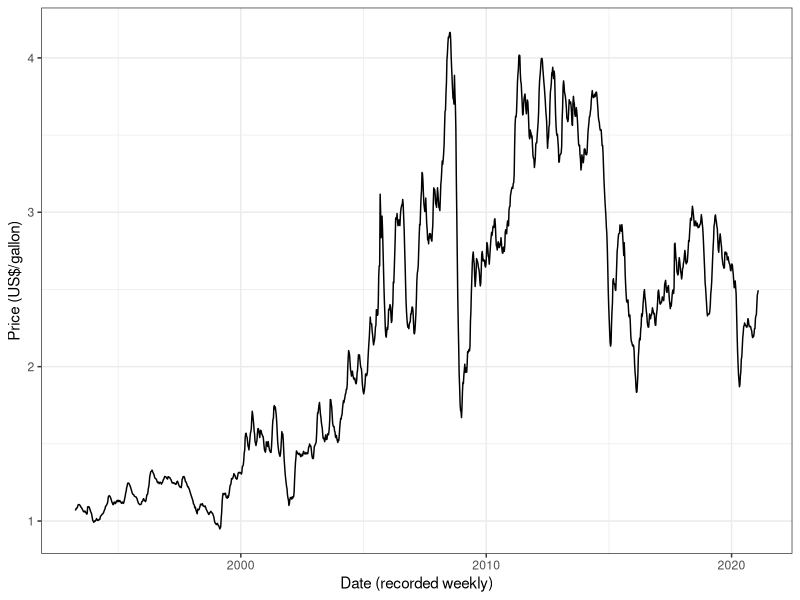

Recreate this plot in R.
## ---- chunk 1
library(tidyr)
library(dplyr)
library(ggplot2)
library(lubridate)

D<-(read.csv("Data/Weekly_Retail_Gasoline_and_Diesel_Prices.csv",skip=6)
  %>% data.frame()   
)
colnames(D)<-c("Week","Price")

D<-D %>% mutate(Week = mdy(Week)) %>% arrange(Week) %>% mutate(Month=month(Week))

Dts<-ts(D,start=1995,frequency=52)

knitr::kable(head(D))

(
  ggplot(D,aes(x=Week,y=Price))
  +geom_line()
  +xlab("Date (recorded weekly)")+ylab("Price (US$/gallon)")
  +theme_bw()
)

## ---- chunk 2
#GasACF<-acf(D$Price)
#GasPACF<-pacf(D$Price)


